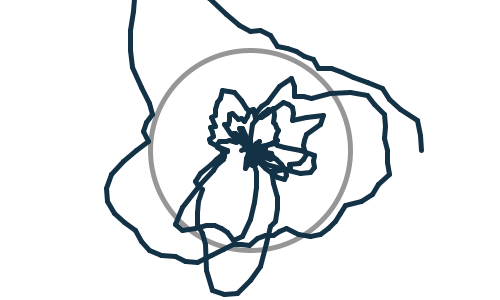
Frame 1 (no input)
Frame 60 (the mouse pressed at the canvas centre just before this capture): identical to frame 1, image omitted
Frame 120 (the mouse held since frame 60 and released just before this capture): identical to frame 1, image omitted

The Processing sketch that drew this single still picture (run headless with seeded random() and noise(); from frame 60 on, the mouse is pressed at the canvas centre):

// Processing sketch: wrong_circle
// ── wrong_circle.pde

void setup() {
  size(500, 300);
  background(255);
  strokeWeight(5);
  smooth();
  
  float radius = 100;
  int centX = 250;
  int centY = 150;
  
  //normal circle
  stroke(150);
  noFill();
  ellipse(centX, centY, radius * 2, radius * 2);
  
  
  //diff way for circle
  stroke(20, 50, 70);
  radius = 10;
  float x, y;
  float lastx = -999;
  float lasty = -999;
  float radiusNoise = random(10);
  
  for (float ang = 0; ang <= 1440; ang += 5) {
    radiusNoise += 0.1;
    radius += 0.5;
    float thisRadius = radius + (noise(radiusNoise) * 200) - 100;
    float rad = radians(ang);
    x = centX + (thisRadius * cos(rad));
    y = centY + (thisRadius * sin(rad));
    if (lastx > - 999) {
      line(x, y, lastx, lasty);
    }
    lastx = x;
    lasty = y;
  }
  
}

void draw() {
  
  
}
